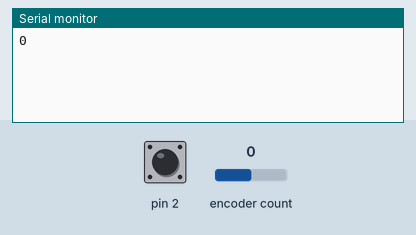
Simulated run of this sketch. Board: Arduino Uno, built with avr-gcc and run on an emulated ATmega328P. Shown: the last lines printed to the serial monitor. Inputs (shaded band) come from the test bench; at power-on: pin 2 HIGH, encoder count 0.

Above: at 3.2 s.
3.3 s: pin 2 pulled LOW for 0.15 s
6.4 s: encoder count set to 1
At 7.7 s:
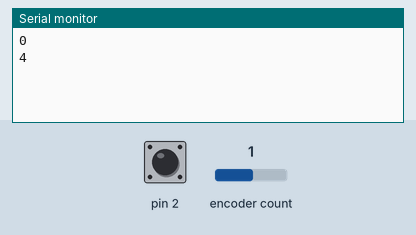
9.4 s: encoder count set to 2
At 9.9 s:
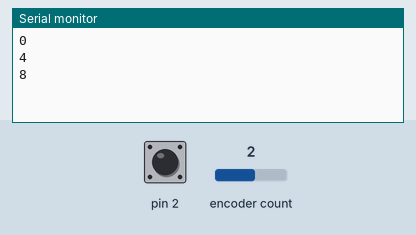
Timing chart, 0 to 12.4 s (numbered marks = the images above; inputs shaded):
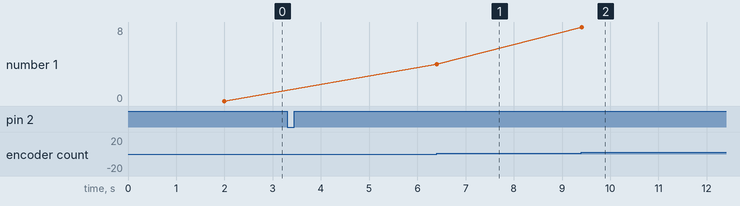

Measured:
- after the input at 6.4 s, the serial monitor: prints a new line at once (image 1)
- after the input at 9.4 s, the serial monitor: prints a new line at once (image 2)
- plotted number 1: 0 → 4 after the input at 6.4 s

The sketch:

lcd-menu-example.ino
```cpp
#include <LiquidCrystal_I2C.h>
//#define ENCODER_OPTIMIZE_INTERRUPTS
#include <Encoder.h>

LiquidCrystal_I2C lcd(0x27,20,4);
Encoder myEnc(3, 4);

String timeStr = "";
long oldPosition  = -999;
long initPosition = -999;
unsigned long menuTriggeredTime = 0;
const int numOfScreens = 5;
int currentScreen = -1;
String screens[numOfScreens][2] = {
  {"TNEB Tarif","Minutes"},
  {"Timeout", "Seconds"},
  {"vacant","vacant"},
  {"vacant","vacant"},
  {"vacant","vacant"},
};
int parameters[numOfScreens];
bool updateScreen = true;

void setup()
{
  Serial.begin(115200);
  //Wire.begin(D1, D2);
  pinMode(2, INPUT_PULLUP);
  attachInterrupt(digitalPinToInterrupt(2), triggerMenu, FALLING);

  delay(2000);
}

void loop() {
  long newPosition = myEnc.read();
  if (newPosition != oldPosition && newPosition % 2 == 0) {
    Serial.println(newPosition);
    printPosition(newPosition / 2);
    if(menuTriggeredTime != 0 && currentScreen != -1) {
      if(newPosition > oldPosition) {
        parameters[currentScreen]++;
      } else {
        parameters[currentScreen]--;
      }
      //reset menu trigger time on parameter change
      menuTriggeredTime = millis();
      updateScreen = true;
    }
    oldPosition = newPosition;
  }

  if(menuTriggeredTime != 0 && currentScreen != -1) {
    displayMenu();
    if(menuTriggeredTime + 4000 < millis()) {
      menuTriggeredTime = 0;
      currentScreen = -1;
      Serial.println("Init pos:");
      Serial.println(initPosition);
      myEnc.write(initPosition);
      oldPosition = initPosition;
      newPosition = initPosition;
      initPosition = -999;
      printPosition(oldPosition / 2);
      clearLCDLine(2);
    }
  }


  delay(10);
}

void initScreen() {

  lcd.begin();
  lcd.begin(); // double init clears any previous text
  // Print a message to the LCD.
  lcd.backlight();
  lcd.setCursor(3,0);
  lcd.print("PELLET BURNER");
  lcd.setCursor(4,1);
  lcd.print("LCD Example");
  lcd.setCursor(5,2);
  lcd.print("Subscribe!");
  lcd.setCursor(3,3);
  lcd.print("Taste The Code");
}


void printPosition(long pos) {
  clearLCDLine(1);
  lcd.setCursor(0,1);
  lcd.print("Position: ");
  lcd.print(pos);
}

void clearLCDLine(int line)
{
  lcd.setCursor(0,line);
  for(int n = 0; n < 20; n++) // 20 indicates symbols in line. For 2x16 LCD write - 16
  {
    lcd.print(" ");
  }
}

void updateTime(String tStr) {
  if(timeStr != tStr) {
    lcd.setCursor(0,0);
    lcd.print(tStr);
    timeStr = tStr;
  }
}

//#define countof(a) (sizeof(a) / sizeof(a[0]))

void triggerMenu()
{
  if(menuTriggeredTime + 50 < millis()){
    if(menuTriggeredTime == 0) {
      initPosition = oldPosition;
    }
    menuTriggeredTime = millis();
    currentScreen++;
    if(currentScreen >= numOfScreens) {
      currentScreen = 0;
    }
    updateScreen = true;
  }
}

void displayMenu() {
  if(updateScreen) {
    lcd.clear();
    lcd.print(" ***  SETTINGS  *** ");
    lcd.setCursor(0,1);
    lcd.print(screens[currentScreen][0]);
    lcd.setCursor(0,2);
    lcd.print(parameters[currentScreen]);
    lcd.print(" ");
    lcd.print(screens[currentScreen][1]);
    updateScreen = false;
  }
}
```
